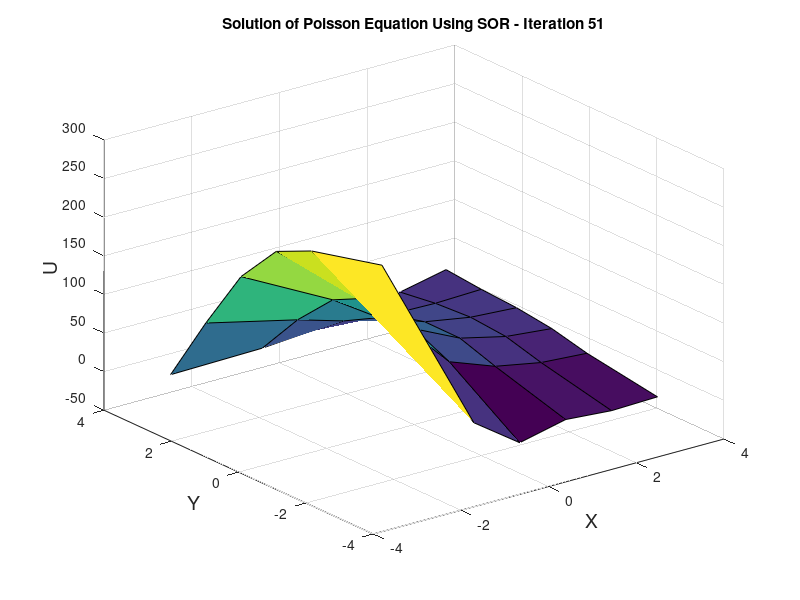

Recreate this plot in MATLAB.
% SOR
clear all,clc
Ax = -pi;
Bx = pi;
Ay = -pi;
By = pi;
w = 1.4;
N = 4; % Number of points; N+1 discretizations % ONLY WORKS FOR UP TO 4.
h = (Bx-Ax)/(N+2); % Since the discretization for x and y are equal, h is used.
x = zeros(1,(N+2));
y = zeros(1,(N+2));
x(1,1) = Ax;
y(1,1) = Ay;
for a = 2:(N+2)
    x(1,a) = Ax+(a*h); % Grid being made in the for loop.
    y(1,a) = Ay+(a*h);
end
counter = 1;
epsilon = 0.1;
Error = 10;
U = ones(N+2,N+2); % This is the initial guess matrix.
C = ones(N+2,N+2); % This is the matrix that will copy the previous time frame matrix 
for i = 1:(N+2)
        C(1,i) = cos(pi*(x(i)-Ax))*cosh(Bx-x(i));
        C((N+2),i) = (x(i)-Ax)^2*sin(pi*(x(i)-Ax)/(2*(Bx-Ax)));
end
while Error>epsilon
    for i = 2:(N+1)
       for j = 2:(N+1)
             F(i,j) = cos(pi/2.*(2.*((x(j)-Ax)/(Bx-Ax))+1)).*sin(pi.*((y(i)-Ay)/(By-Ay)));
              C(i,j) = 0.25*w*(C(i-1,j)+C(i,j-1)+U(i,j+1)+U(i+1,j)-(F(i,j)*h^2))+((1-w)*U(i,j));
       end
         F(i,1) = cos(pi/2.*(2.*((x(1)-Ax)/(Bx-Ax))+1)).*sin(pi.*((y(i))-Ay)/(By-Ay)); 
         C(i,1) = 0.25*w*(C(i-1,1)+C(i,2)+U(i,2)+U(i+1,1)-(F(i,1)*h^2))+((1-w)*U(i,j));
         F(i,N+2) = cos(pi/2.*(2.*((x(N+2)-Ax)/(Bx-Ax))+1)).*sin(pi.*((y(i))-Ay)/(By-Ay)); 
         C(i,(N+2)) = 0.25*w*(C(i-1,N+2)+C(i,N+1)+U(i,N+1)+U(i+1,N+2)-(h^2*F(i,N+2)))+((1-w)*U(i,j));
    end
Err = max(abs(C-U));
Error = max(Err);
U = C;
counter = counter+1;
end
surf(x,y,C)
title(['Solution of Poisson Equation Using SOR - Iteration ',num2str(counter)]);
xlabel('X','Fontsize',14)
ylabel('Y','Fontsize',14)
zlabel('U','Fontsize',14)